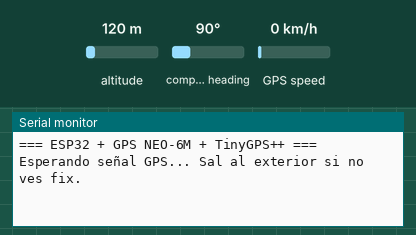
Simulated run of this sketch. Board: ESP32. Parts: the last lines printed to the serial monitor. The test bench sets the inputs (shaded band); at power-on: altitude 120 m, compass heading 90°, GPS speed 0 km/h. The GPS gets a fix after 3 s at 37.7749, -122.4194 with 8 satellites.

Above: at 1.2 s.
1.3 s: altitude set to 20 m
At 2.8 s:
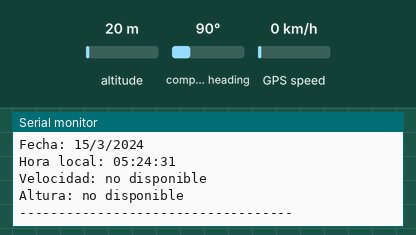
3.5 s: compass heading set to 7°
At 4.6 s:
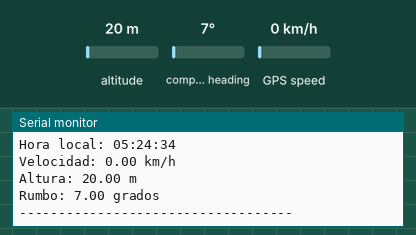
5.0 s: GPS speed set to 2 km/h
Timing chart, 0 to 8.0 s (numbered marks = the images above; inputs shaded):
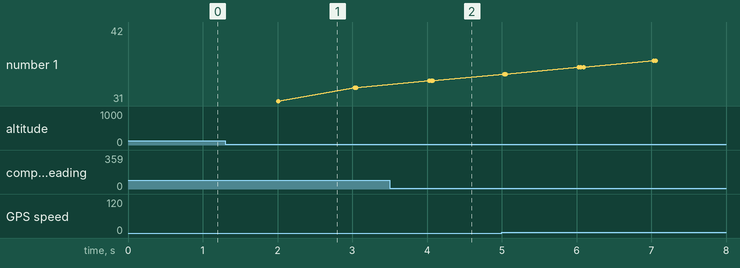

The sketch:

GPSESP.ino
```cpp
#include <TinyGPS++.h>

TinyGPSPlus gps;

// Pines para el GPS
static const int RXPin = 18;  // GPS TX -> ESP32 GPIO16 (RX2)
static const int TXPin = 19;  // GPS RX -> ESP32 GPIO17 (TX2)
static const uint32_t GPSBaud = 9600;

// Zona horaria Colombia (UTC -5)
const int TIMEZONE_OFFSET = -5;

void setup() {
  Serial.begin(115200);
  Serial.println(F("=== ESP32 + GPS NEO-6M + TinyGPS++ ==="));
  Serial.println(F("Esperando señal GPS... Sal al exterior si no ves fix."));
  Serial.println();

  // Iniciar UART2 con los pines indicados
  Serial2.begin(GPSBaud, SERIAL_8N1, RXPin, TXPin);
}

void loop() {
  // Leer todos los caracteres que vengan del GPS
  while (Serial2.available() > 0) {
    char c = Serial2.read();
    gps.encode(c);

    // Cada vez que haya una actualización de ubicación, imprimimos
    if (gps.location.isUpdated()) {
      imprimirDatos();
    }
  }

  // También imprimir cada 2 segundos aunque no haya update
  static unsigned long ultimaImpresion = 0;
  if (millis() - ultimaImpresion > 2000) {
    imprimirDatos();
    ultimaImpresion = millis();
  }
}

void imprimirDatos() {
  Serial.println(F("--------------- GPS ---------------"));

  // 1️⃣ Posición
  if (gps.location.isValid()) {
    Serial.print(F("Latitud : "));
    Serial.println(gps.location.lat(), 6);
    Serial.print(F("Longitud: "));
    Serial.println(gps.location.lng(), 6);
  } else {
    Serial.println(F("Lat/Long: sin fix aún"));
  }

  // 2️⃣ Satélites
  if (gps.satellites.isValid()) {
    Serial.print(F("Satélites: "));
    Serial.println(gps.satellites.value());
  } else {
    Serial.println(F("Satélites: no disponible"));
  }

  // 3️⃣ Precisión (HDOP)
  if (gps.hdop.isValid()) {
    Serial.print(F("HDOP (precisión): "));
    Serial.println(gps.hdop.value());
  }

  // 4️⃣ Fecha y hora LOCAL (UTC-5)
  if (gps.date.isValid() && gps.time.isValid()) {
    int hour = gps.time.hour() + TIMEZONE_OFFSET;
    int day = gps.date.day();
    int month = gps.date.month();
    int year = gps.date.year();

    if (hour < 0) {
      hour += 24;
      day -= 1; // Simplificado
    }

    Serial.print(F("Fecha: "));
    Serial.print(day);
    Serial.print(F("/"));
    Serial.print(month);
    Serial.print(F("/"));
    Serial.println(year);

    Serial.print(F("Hora local: "));
    if (hour < 10) Serial.print(F("0"));
    Serial.print(hour);
    Serial.print(F(":"));
    if (gps.time.minute() < 10) Serial.print(F("0"));
    Serial.print(gps.time.minute());
    Serial.print(F(":"));
    if (gps.time.second() < 10) Serial.print(F("0"));
    Serial.println(gps.time.second());
  } else {
    Serial.println(F("Fecha/Hora: no disponible"));
  }

  // 5️⃣ Velocidad
  if (gps.speed.isValid()) {
    Serial.print(F("Velocidad: "));
    Serial.print(gps.speed.kmph());
    Serial.println(F(" km/h"));
  } else {
    Serial.println(F("Velocidad: no disponible"));
  }

  // 6️⃣ Altura
  if (gps.altitude.isValid()) {
    Serial.print(F("Altura: "));
    Serial.print(gps.altitude.meters());
    Serial.println(F(" m"));
  } else {
    Serial.println(F("Altura: no disponible"));
  }

  // 7️⃣ Rumbo (opcional)
  if (gps.course.isValid()) {
    Serial.print(F("Rumbo: "));
    Serial.print(gps.course.deg());
    Serial.println(F(" grados"));
  }

  Serial.println(F("-----------------------------------\n"));
}
```

Measured:
- after the input at 3.5 s, the serial monitor: prints a new line after 0.54 s (image 2)
